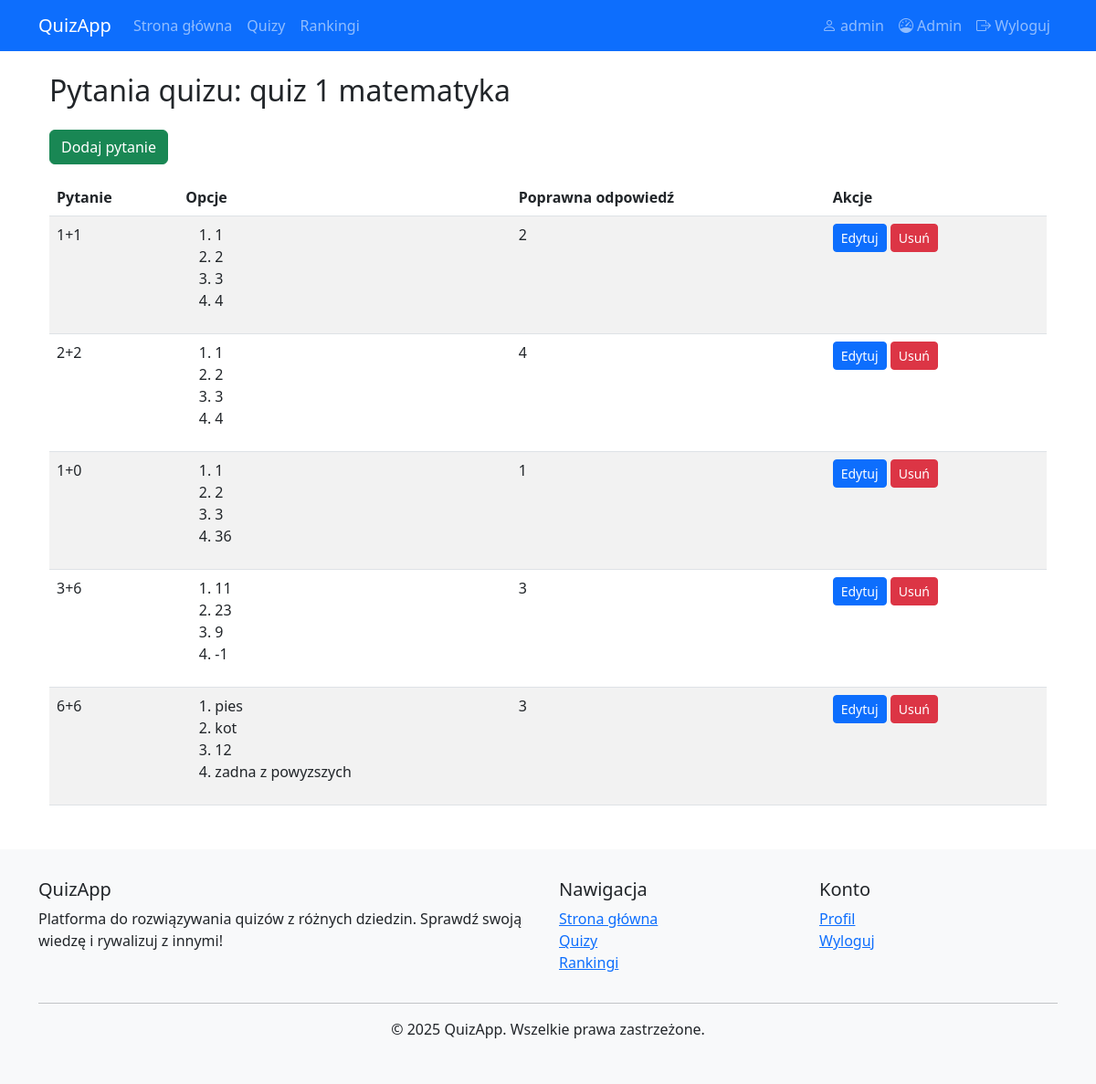
/admin/quiz/1/questions (signed in), run on the app's committed database.
### app.py (models this page shows)
class User(UserMixin, db.Model):
    id = db.Column(db.Integer, primary_key=True)
    username = db.Column(db.String(100), unique=True, nullable=False)
    password = db.Column(db.String(200), nullable=False)
    role = db.Column(db.String(20), default='user')
    date_created = db.Column(db.DateTime, default=datetime.utcnow)
    quiz_attempts = db.relationship('QuizAttempt', backref='user', lazy=True)
    comments = db.relationship('Comment', backref='user', lazy=True)
    followed_quizzes = db.relationship(
        'Quiz',
        secondary='quiz_followers',
        backref=db.backref('followers', lazy='dynamic'),
        lazy='dynamic'
    )

class Quiz(db.Model):
    id = db.Column(db.Integer, primary_key=True)
    title = db.Column(db.String(200), nullable=False)
    description = db.Column(db.Text)
    category_id = db.Column(db.Integer, db.ForeignKey('category.id'), nullable=False)
    questions = db.relationship('Question', backref='quiz', lazy=True)
    comments = db.relationship('Comment', backref='quiz', lazy=True)

class Question(db.Model):
    id = db.Column(db.Integer, primary_key=True)
    content = db.Column(db.Text, nullable=False)
    option1 = db.Column(db.String(200), nullable=False)
    option2 = db.Column(db.String(200), nullable=False)
    option3 = db.Column(db.String(200), nullable=False)
    option4 = db.Column(db.String(200), nullable=False)
    correct_option = db.Column(db.Integer, nullable=False)
    quiz_id = db.Column(db.Integer, db.ForeignKey('quiz.id'), nullable=False)
    attempts = db.relationship('QuizAttempt', backref='question', lazy=True)

### app.py (the view)
@app.route('/admin/quiz/<int:quiz_id>/questions')
@login_required
def admin_questions(quiz_id):
    if current_user.role != 'admin':
        flash('Brak uprawnień administratora', 'danger')
        return redirect(url_for('home'))
    quiz = Quiz.query.get_or_404(quiz_id)
    questions = Question.query.filter_by(quiz_id=quiz_id).all()
    return render_template('admin/questions.html', quiz=quiz, questions=questions)

### app.py (called while the page is built)
@login_manager.user_loader
def load_user(user_id):
    return User.query.get(int(user_id))

### templates/admin/questions.html
{% extends "base.html" %}
{% block content %}
<div class="container">
    <h2 class="my-4">Pytania quizu: {{ quiz.title }}</h2>
    <a href="{{ url_for('add_question', quiz_id=quiz.id) }}" class="btn btn-success mb-3">Dodaj pytanie</a>
    <table class="table table-striped">
        <thead>
            <tr>
                <th>Pytanie</th>
                <th>Opcje</th>
                <th>Poprawna odpowiedź</th>
                <th>Akcje</th>
            </tr>
        </thead>
        <tbody>
            {% for question in questions %}
            <tr>
                <td>{{ question.content|truncate(50) }}</td>
                <td>
                    <ol>
                        <li>{{ question.option1 }}</li>
                        <li>{{ question.option2 }}</li>
                        <li>{{ question.option3 }}</li>
                        <li>{{ question.option4 }}</li>
                    </ol>
                </td>
                <td>{{ question.correct_option }}</td>
                <td>
                    <a href="{{ url_for('edit_question', question_id=question.id) }}" class="btn btn-primary btn-sm">Edytuj</a>
                    <form action="{{ url_for('delete_question', question_id=question.id) }}" method="post" style="display:inline;">
                        <button type="submit" class="btn btn-danger btn-sm" onclick="return confirm('Czy na pewno chcesz usunąć to pytanie?');">Usuń</button>
                    </form>
                </td>
            </tr>
            {% endfor %}
        </tbody>
    </table>
</div>
{% endblock %}

### templates/base.html (shortened to what this page needs)
<!DOCTYPE html>
<html lang="pl">
<head>
    <link href="https://cdn.jsdelivr.net/npm/bootstrap@5.3.0/dist/css/bootstrap.min.css" rel="stylesheet">
    <link rel="stylesheet" href="https://cdn.jsdelivr.net/npm/bootstrap-icons@1.10.0/font/bootstrap-icons.css">
</head>
<body>
    <nav class="navbar navbar-expand-lg navbar-dark bg-primary">
        <div class="container">
            <a class="navbar-brand" href="{{ url_for('home') }}">QuizApp</a>
            <div class="collapse navbar-collapse" id="navbarNav">
                <ul class="navbar-nav me-auto">
                    <li class="nav-item">
                        <a class="nav-link" href="{{ url_for('home') }}">Strona główna</a>
                    </li>
                    <li class="nav-item">
                        <a class="nav-link" href="{{ url_for('browse_quizzes') }}">Quizy</a>
                    </li>
                    <li class="nav-item">
                        <a class="nav-link" href="{{ url_for('rankings') }}">Rankingi</a>
                    </li>
                </ul>
                <ul class="navbar-nav">
                    {% if current_user.is_authenticated %}
                        <li class="nav-item">
                            <a class="nav-link" href="{{ url_for('user_profile') }}">
                                <i class="bi bi-person"></i> {{ current_user.username }}
                            </a>
                        </li>
                        {% if current_user.role == 'admin' %}
                            <li class="nav-item">
                                <a class="nav-link" href="{{ url_for('admin_dashboard') }}">
                                    <i class="bi bi-speedometer"></i> Admin
                                </a>
                            </li>
                        {% endif %}
                        <li class="nav-item">
                            <a class="nav-link" href="{{ url_for('logout') }}">
                                <i class="bi bi-box-arrow-right"></i> Wyloguj
                            </a>
                        </li>
                    {% endif %}
                </ul>
            </div>
        </div>
    </nav>
    <div class="container mt-4">
        {% block content %}{% endblock %}
    </div>
    <footer class="mt-5">
        <div class="container">
            <div class="row">
                <div class="col-md-6">
                    <h5>QuizApp</h5>
                    <p>Platforma do rozwiązywania quizów z różnych dziedzin. Sprawdź swoją wiedzę i rywalizuj z innymi!</p>
                </div>
                <div class="col-md-3">
                    <h5>Nawigacja</h5>
                    <ul class="list-unstyled">
                        <li><a href="{{ url_for('home') }}">Strona główna</a></li>
                        <li><a href="{{ url_for('browse_quizzes') }}">Quizy</a></li>
                        <li><a href="{{ url_for('rankings') }}">Rankingi</a></li>
                    </ul>
                </div>
                <div class="col-md-3">
                    <h5>Konto</h5>
                    <ul class="list-unstyled">
                        {% if current_user.is_authenticated %}
                            <li><a href="{{ url_for('user_profile') }}">Profil</a></li>
                            <li><a href="{{ url_for('logout') }}">Wyloguj</a></li>
                        {% else %}
                            <li><a href="{{ url_for('login') }}">Zaloguj</a></li>
                            <li><a href="{{ url_for('register') }}">Rejestracja</a></li>
                        {% endif %}
                    </ul>
                </div>
            </div>
            <hr>
            <div class="text-center">
                <p>&copy; 2025 QuizApp. Wszelkie prawa zastrzeżone.</p>
            </div>
        </div>
    </footer>
</body>
</html>

### templates/base.html (style rules this page uses)
footer { background-color: #f8f9fa; padding: 2rem 0; margin-top: 2rem; }

### data on the page
User: username "admin"
Quiz: title "quiz 1 matematyka"
Question: content "1+1", option1 "1", option2 "2", option3 "3", option4 "4", correct_option "2"
Question: content "2+2", option1 "1", option2 "2", option3 "3", option4 "4", correct_option "4"
Question: content "1+0", option1 "1", option2 "2", option3 "3", option4 "36", correct_option "1"
Question: content "3+6", option1 "11", option2 "23", option3 "9", option4 "-1", correct_option "3"
Question: content "6+6", option1 "pies", option2 "kot", option3 "12", option4 "zadna z powyzszych", correct_option "3"
